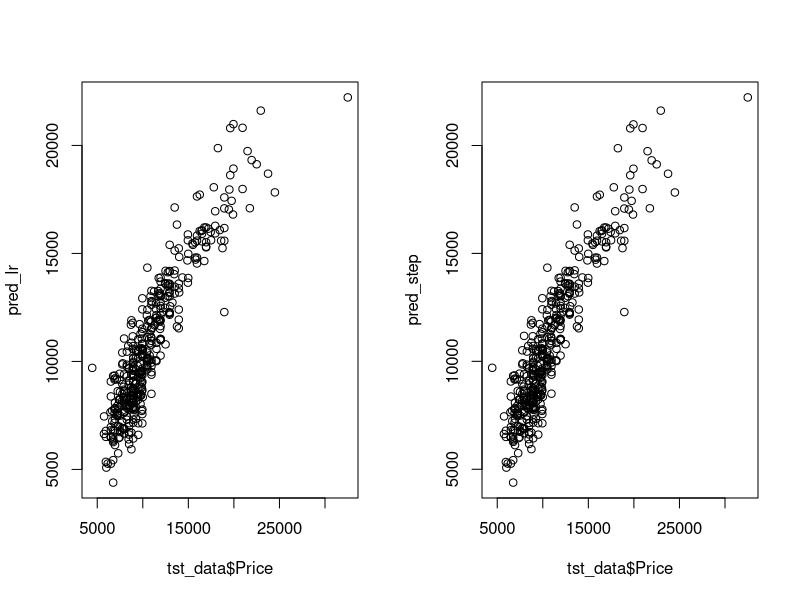

Generate this figure with R:
# rm(list=ls()) # 워크 스페이스 클리어

# setwd(C:\Users\tjdqo_000\DataScience_R)

rawdata = read.csv("./lab02/toyota.csv") # 워킹 디렉토리 설정 및 데이터 로드

colnames(rawdata) = c("Id", "Model", "Price", "Age_08_04", "KM", "Fuel_Type", "HP", "Color") # Column 이름 부여

rawdata <- rawdata[, c("Id", "Price", "Age_08_04", "KM", "HP", "Fuel_Type")]

unique_toyota = unique(rawdata$Fuel_Type) # Categorical 변수 처리를 위한 unique elements 조사

toyota_dummy = as.data.frame(matrix(0, nrow(rawdata), length(unique_toyota)-1)) # 1-of-C coding을 위한 dummy variables 생성

for (i in 1:(length(unique_toyota)-1)){
  tmp = unique_toyota[i]
  
  tmp_idx = which(rawdata$Fuel_Type == tmp)
  
  toyota_dummy[tmp_idx, i ] = 1
  
  colnames(toyota_dummy)[i] = sprintf("Fuel_Type_%s", tmp) # Dummy variables의 column 이름 부여
  
}

prdata = rawdata[, -1]
prdata = cbind(toyota_dummy, prdata) # Categorical variable을 dummy variable로 교체
# prdata = prdata[,!(names(prdata) %in% c("Color","Model"))]


# Linear regression & stepwise linear regression 학습

#data partition
trn_ratio = 0.7
trn_idx = sample(1:nrow(prdata), round(trn_ratio*nrow(prdata))) # 데이터 partition
tst_idx = setdiff(1:nrow(prdata), trn_idx)

trn_data = prdata[trn_idx,]
tst_data = prdata[tst_idx,]

# Linear regression
fit_lr = lm(formula = Price ~., data = trn_data) # Linear regression 학습
fit_lr
summary(fit_lr)
pred_lr = predict(fit_lr, tst_data) # Linear regression 테스트

par(mfrow=c(1,2))
plot(tst_data$Price, pred_lr)

mse_lr = mean((tst_data$Price-pred_lr)^2) # MSE 계산

# Stepwise

step_lr = step(fit_lr, direction = "both") # Stepwise linear regression 학습
summary(step_lr)

pred_step = predict(step_lr, tst_data) # Stepwise linear regrssion 테스트

mse_step = mean((tst_data$Price-pred_step)^2) # MSE 계산

plot(tst_data$Price, pred_step)